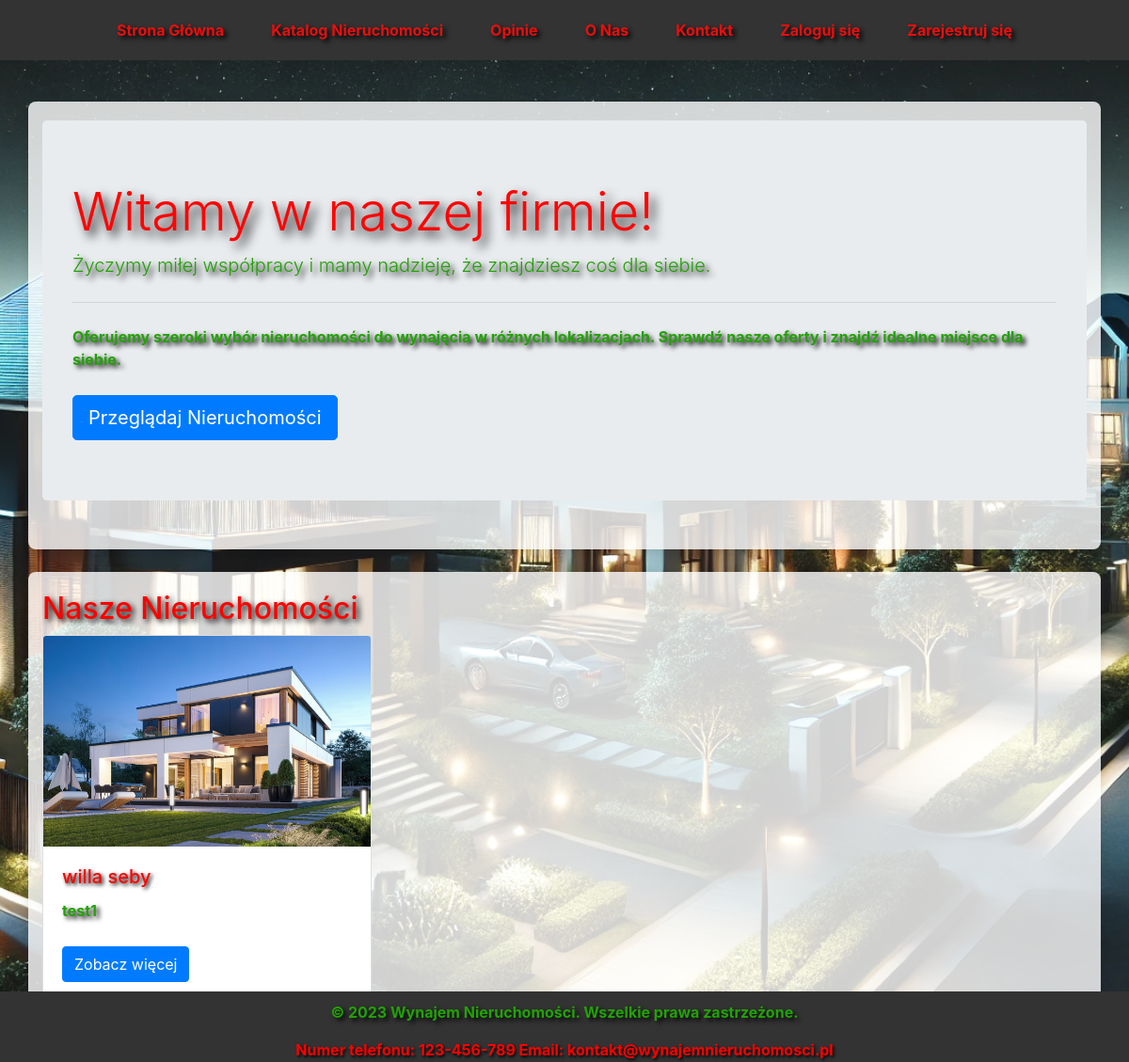
The page /index on the database as committed earlier.
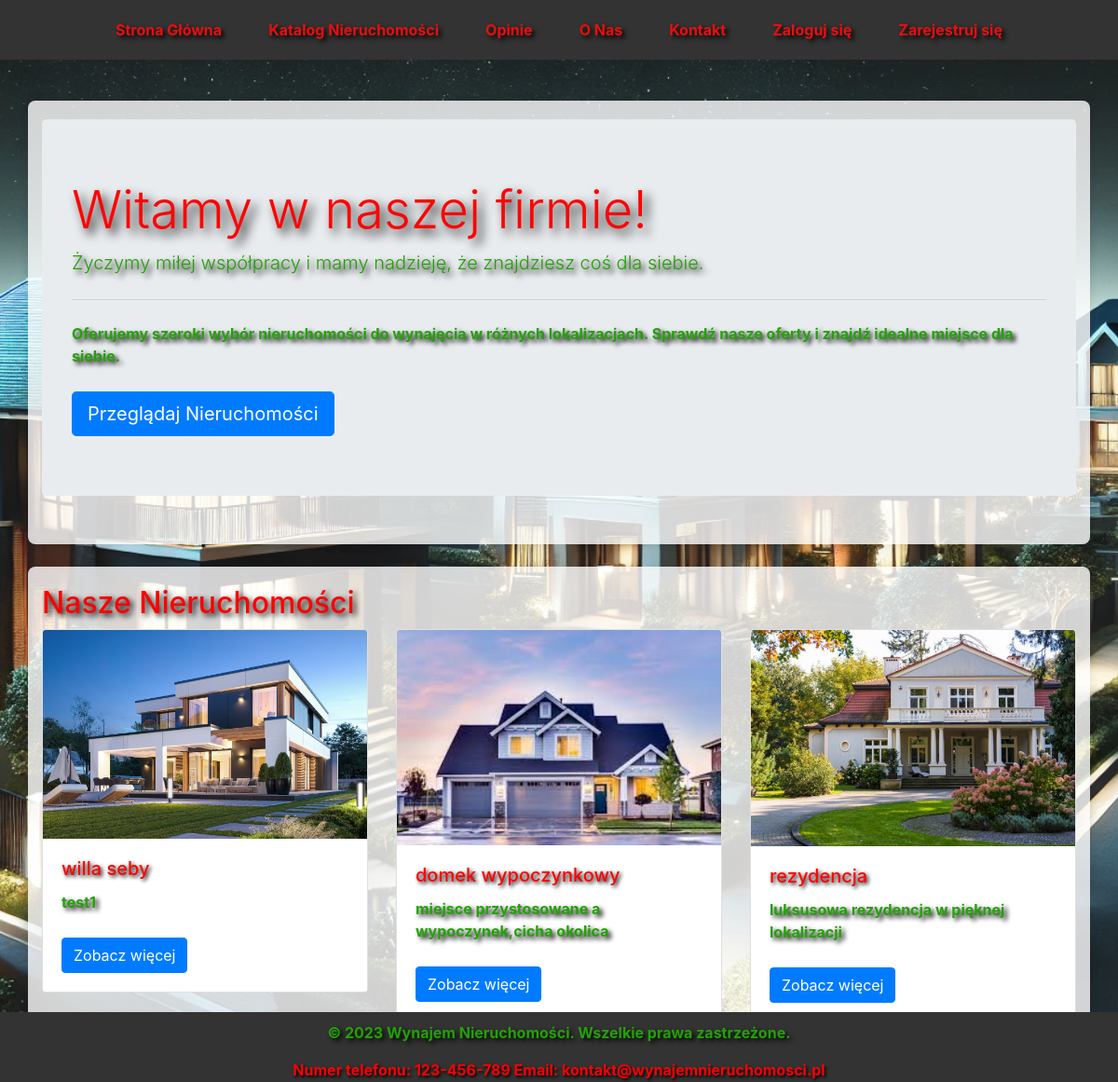
The same page on the database as committed later.
### app.py (models this page shows, shortened)
class Nieruchomosc(db.Model):
    id = db.Column(db.Integer, primary_key=True)
    nazwa = db.Column(db.String(100), nullable=False)
    lokalizacja = db.Column(db.String(100), nullable=False)
    cena_dzienna = db.Column(db.Float, nullable=False)
    opis = db.Column(db.Text, nullable=True)
    image_file = db.Column(db.String(100), nullable=False, default='default.jpg')  # Upewnij się, że kolumna istnieje
    wynajmy = db.relationship('Wynajem', backref='nieruchomosc', lazy=True)
    opinions = db.relationship('Opinion', back_populates='nieruchomosc', lazy=True)
    zdjecia = db.relationship('Zdjecie', backref='nieruchomosc', lazy=True)
    rentals = db.relationship('Rental', back_populates='nieruchomosc', cascade="all, delete-orphan")

class Zdjecie(db.Model):
    id = db.Column(db.Integer, primary_key=True)
    filename = db.Column(db.String(100), nullable=False)
    nieruchomosc_id = db.Column(db.Integer, db.ForeignKey('nieruchomosc.id'), nullable=False)

### app.py (the view)
@app.route('/')
@app.route('/index')
def index():
    properties = Nieruchomosc.query.all()
    for property in properties:
        print(f"Image file for property {property.nazwa}: {property.image_file}")
    return render_template('index.html', properties=properties)

### templates/index.html
{% extends "base.html" %}
{% block content %}
    <div class="container mt-4">
        <div class="jumbotron">
            <h1 class="display-4">Witamy w naszej firmie!</h1>
            <p class="lead">Życzymy miłej współpracy i mamy nadzieję, że znajdziesz coś dla siebie.</p>
            <hr class="my-4">
            <p>Oferujemy szeroki wybór nieruchomości do wynajęcia w różnych lokalizacjach. Sprawdź nasze oferty i znajdź idealne miejsce dla siebie.</p>
            <a class="btn btn-primary btn-lg" href="{{ url_for('katalog') }}" role="button">Przeglądaj Nieruchomości</a>
        </div>
    </div>
    <div class="container mt-4">
        <h2>Nasze Nieruchomości</h2>
        <div class="row">
            {% for property in properties %}
                <div class="col-md-4">
                    <div class="card mb-4">
                        {% if property.zdjecia|length > 0 %}
                            <img src="{{ url_for('static', filename='uploads/' ~ property.zdjecia[0].filename) }}" class="card-img-top" alt="{{ property.nazwa }}">
                        {% else %}
                            <img src="{{ url_for('static', filename='uploads/default.jpg') }}" class="card-img-top" alt="{{ property.nazwa }}">
                        {% endif %}
                        <div class="card-body">
                            <h5 class="card-title">{{ property.nazwa }}</h5>
                            <p class="card-text">{{ property.opis }}</p>
                            <a href="{{ url_for('property_detail', property_id=property.id) }}" class="btn btn-primary">Zobacz więcej</a>
                        </div>
                    </div>
                </div>
            {% endfor %}
        </div>
    </div>
{% endblock %}

### templates/base.html (shortened to what this page needs)
<!DOCTYPE html>
<html lang="en">
<head>
    <link rel="stylesheet" href="{{ url_for('static', filename='css/styles.css') }}">
    <link rel="stylesheet" href="https://cdnjs.cloudflare.com/ajax/libs/font-awesome/5.15.3/css/all.min.css">
    <link rel="stylesheet" href="https://stackpath.bootstrapcdn.com/bootstrap/4.5.2/css/bootstrap.min.css">
</head>
<body>
    <header>
        <nav>
            <ul>
                <li><a href="{{ url_for('index') }}">Strona Główna</a></li>
                <li><a href="{{ url_for('katalog') }}">Katalog Nieruchomości</a></li>
                <li><a href="{{ url_for('opinie') }}">Opinie</a></li>
                <li><a href="{{ url_for('o_nas') }}">O Nas</a></li>
                <li><a href="{{ url_for('kontakt') }}">Kontakt</a></li>
                {% if current_user.is_authenticated %}
                    <li><a href="{{ url_for('user_panel') }}">Panel Użytkownika</a></li>
                    <li class="logout"><a href="{{ url_for('logout') }}">Wyloguj się</a></li>
                {% else %}
                    <li><a href="{{ url_for('login') }}">Zaloguj się</a></li>
                    <li><a href="{{ url_for('register') }}">Zarejestruj się</a></li>
                {% endif %}
            </ul>
        </nav>
    </header>
    <main>
        {% block content %}{% endblock %}
    </main>
    <footer>
        <p>&copy; 2023 Wynajem Nieruchomości. Wszelkie prawa zastrzeżone.</p>
        <div>
            Numer telefonu: 123-456-789          Email: kontakt@wynajemnieruchomosci.pl
        </div>
    </footer>
</body>
</html>

### static/css/styles.css (style rules this page uses)
body { font-family: Arial, sans-serif; background: url('../images/tlo.webp') no-repeat center center fixed; background-size: cover; color: #ff0000; margin: 0; padding: 0; font-weight: bold; }
h1, h2, h3, h4, h5, h6, .navbar-brand, .nav-link, .alert, footer div { font-weight: bold; font-size: 1,5em; color:red; text-shadow: 0.1em 0.1em 0.2em black; }
.container { background: rgba(255, 255, 255, 0.8); padding: 20px; border-radius: 8px; box-shadow: 0 0 10px rgba(0, 0, 0, 0.1); }
footer { background: rgba(0, 0, 0, 0.8); padding: 20px; text-align: center; }
footer div { margin: 5px 0; }
header { background-color: #333; color: #fff; padding: 10px 0; }
nav ul { list-style-type: none; padding: 0; margin: 0; display: flex; justify-content: center; }
nav ul li { margin: 0 15px; }
nav ul li a { color: #ea0e0e; text-decoration: none; font-weight: bold; padding: 10px; display: block; }
main { padding: 20px; }
h1 { color: #ff0303; text-shadow: 0.1em 0.1em 0.2em black; }
p,li { color: #22a205; font-weight: bold; font-size: 1,5em; text-shadow: 0.2em 0.2em 0.3em black; }
footer { background-color: #333; color: #ff0000; padding: 10px 0; position: fixed; height: 75px; width: 100%; bottom: 0; }
.btn { padding: 5px 10px; border: none; cursor: pointer; text-decoration: none; font-size: 14px; margin-top: 10px; }

Rows that differ between the two databases and show on the page:
added Nieruchomosc: filename (picture), nazwa "domek wypoczynkowy", opis "miejsce przystosowane a wypoczynek,cicha okolica"
added Nieruchomosc: filename (picture), nazwa "rezydencja", opis "luksusowa rezydencja w pięknej lokalizacji"
